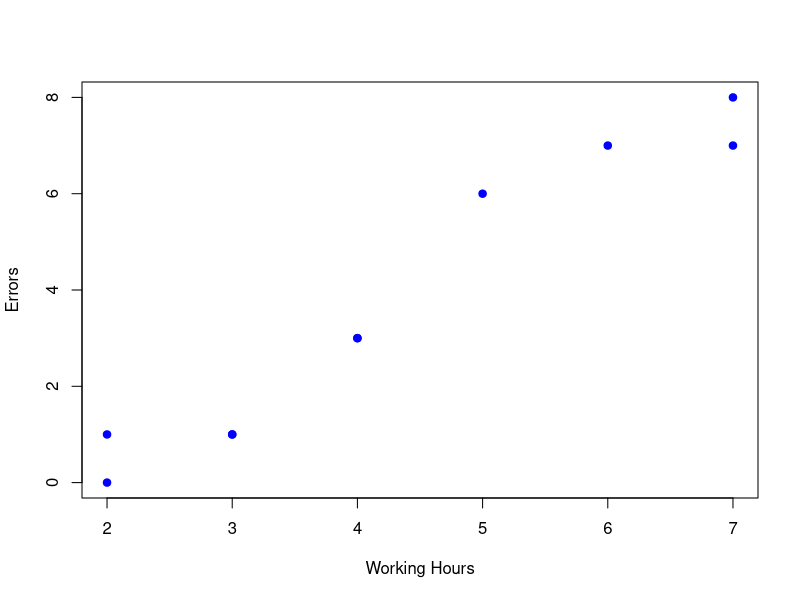

The R script that drew this image:
#Find the spearman correlation coefficient between the working hours and the number
#of errors commited in the table from the exercise 5
x <- c(2, 2, 3, 3, 4, 4, 5, 6, 7, 7)
y <- c(0, 1, 1, 1, 3, 3, 6, 7, 8, 7)

data <- data.frame(
  X = x, 
  Y = y
)

cor(data$X, data$Y, method = "spearman")
cor.test(data$X, data$Y, method = "spearman")

#Draw a scatter plot of the data
plot(data$X, data$Y, 
     xlab = "Working Hours", 
     ylab = "Errors", 
     pch = 19, 
     col = "blue")
